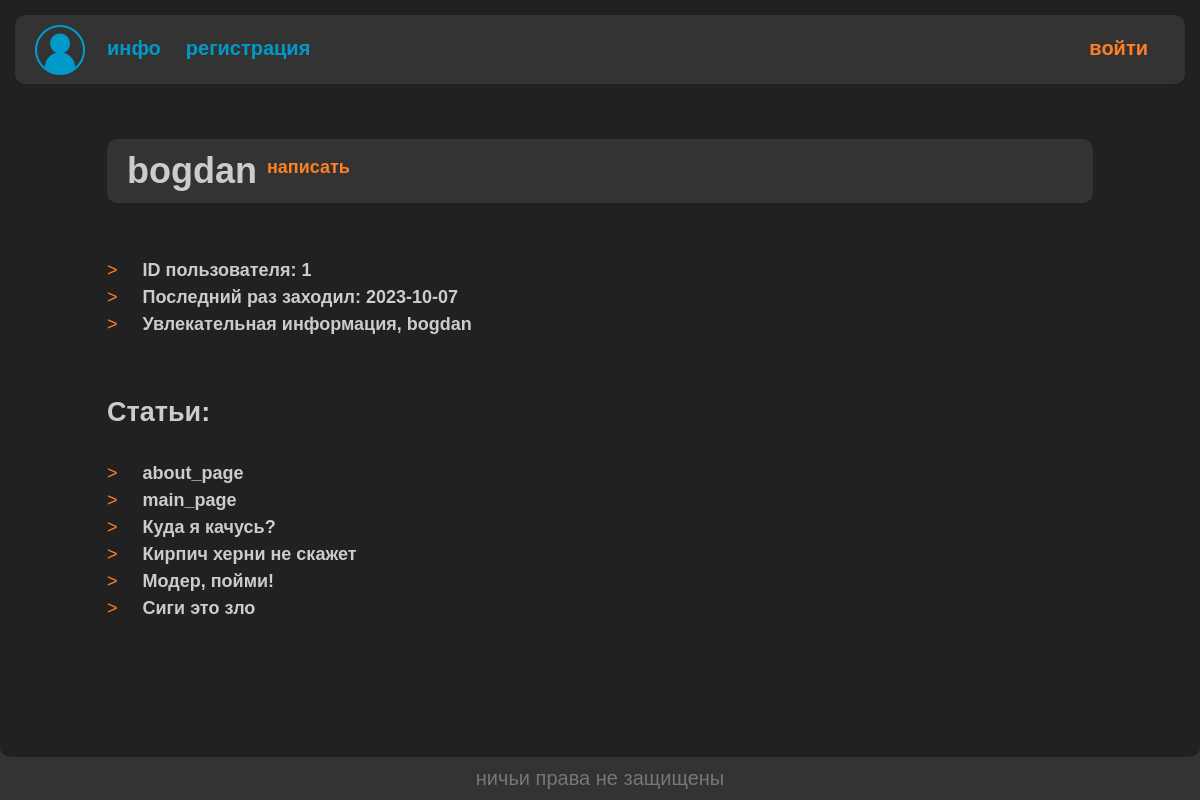
The app's page /profile/bogdan/ with its own data.
### userface/models.py (models this page shows, shortened)
class CustomUser(AbstractUser):
    settings = models.JSONField('settings',
                                default=get_default_settings)
    def get_absolute_url(self, prefix='personal_chat'):
        return reverse(prefix, kwargs={'username': self.username})

### pager/models.py (models this page shows, shortened)
class Page(models.Model):
    name = models.CharField(max_length=25)
    text = models.TextField(blank=True)
    date = models.DateTimeField(auto_now_add=True)
    user = models.ForeignKey('userface.CustomUser',
                             on_delete=models.SET_NULL,
                             null=True,
                             related_name='author')
    def __str__(self):
        return self.name
    def get_absolute_url(self, prefix='text'):
        return reverse(prefix, kwargs={'page_id': self.id})
    class Meta:
        ordering = ['-date']  # установка дефолтной сортировке по дате

### userface/views.py (the view)
# urls.py: path('profile/', Profile.as_view(), name='my_profile'),
class Profile(DataMixin, View):
    def get(self, request, username=None):
        if username == None:
            username = request.user.username
            is_me = True
        else:
            is_me = False
        try:
            user = CustomUser.objects.get(username=username)
            username = user.username
            last_login = user.last_login
            user_id = user.id
            pages = Page.objects.filter(user=user_id)
            text = [
                f'ID пользователя: {user_id}',
                f'Последний раз заходил: {str(last_login).split()[0]}',
                f'Увлекательная информация, {username}',
            ]
        except:
            username = 'Пользователь не найден'
            text = pages = ''
            user = None
        context = {
            'menu': get_menu(request),
            'title': username,
            'text': text,
            'is_me': is_me,
            'user': user,
            'pages': pages,
        }
        return render(request, 'userface/profile.html', context=context)

### userface/utils.py (called while the page is built)
def get_menu(request=None, humble=True):
    if request:
        return main_menu if request.user.is_authenticated \
            else humble_menu
    else:
        return humble_menu if humble \
            else main_menu

### userface/templates/userface/profile.html
{% extends 'userface/base.html' %}
{% block content %}
<div class="profile-header">
    <h1 class="profile-name">{{title}}</h1>
    {% if is_me %}
    <a class="profile-settings-button" href = "{% url 'settings' %}">настройки</a>
    {% else %}
    <a class="profile-settings-button" href = "{{ user.get_absolute_url }}">написать</a>
    {% endif %}
</div>
<br>
<br>
{% for t in text %}
<a class="del-buttons">></a>
<a class="list-buttons">{{ t }}</a>
<br>
{% endfor %}
{% if pages %}
<br>
<br>
<h2>Статьи:</h2>
<br>
{% for p in pages %}
<a class="del-buttons">></a>
<a class="list-buttons" href="{{ p.get_absolute_url }}">
    {{ p }}
</a>
<br>
{% endfor %}
{% endif %}
{% endblock %}

### userface/static/userface/css/styles.css (style rules this page uses)
* { margin: 0px; padding: 0px; font-family: sans-serif; text-decoration: none; }
body { background-color: #333333; height: 100%; }
.profile-header { weight: 100%; height: 250; background-color: #333333; border: 5px solid #333333; border-radius: 10px; display: flex; }
.profile-name { margin-left: 15px }
.profile-settings-button { float: right; margin: 10px 0px 0px 10px; color: #FF7F27; font-weight: 700; }
.del-buttons { color: #FF7F27; margin-right: 20px; }
.list-buttons { color: #CCCCCC; text-decoration: none; font-weight: 700; margin-right: 25px; }

### records on screen
CustomUser: username "bogdan"
Page: name "about_page"
Page: name "main_page"
Page: name "Куда я качусь?"
Page: name "Кирпич херни не скажет"
Page: name "Модер, пойми!"
Page: name "Сиги это зло"

### other values on screen
{{ m.title }} "инфо" "регистрация"
{{ t }} "ID пользователя: 1" "Последний раз заходил: 2023-10-07" "Увлекательная информация, bogdan"
